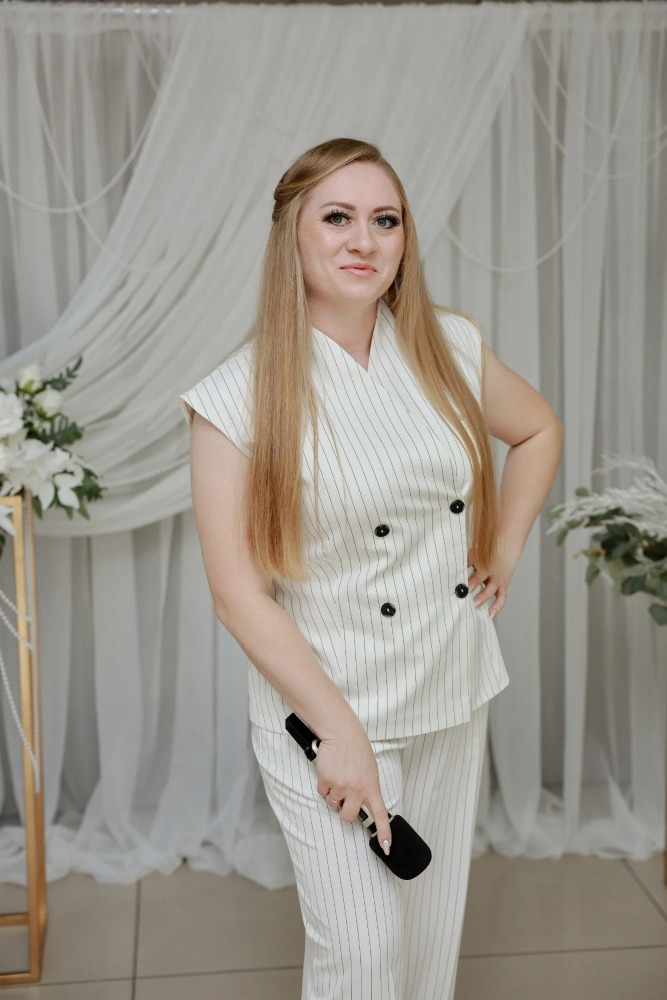
#> input picture assets-src/hero-pinstripe.webp, 1333 x 2000 px (shown at 1/2 size)
$ python -i build-images.py   (imports and definitions only)
#> lines starting #> are read from the running program, lines starting #| are printed output that depends on the picture
#> further down, picture is the input picture: PIL image 1333x2000 RGB; mean R, G, B 155.9, 150.7, 141.8
"""Генерирует изображения сайта из исходников в assets-src/.

Запуск: python3 scripts/build-images.py   (нужен Pillow с поддержкой WOFF2)
Результат кладётся в public/img и public/. Файлы уже закоммичены; перезапускать
нужно только при замене исходного фото.
"""
from pathlib import Path
from PIL import Image, ImageDraw, ImageFont

ROOT = Path(__file__).resolve().parent.parent
SRC = ROOT / 'assets-src'
IMG = ROOT / 'public' / 'img'
PUB = ROOT / 'public'
PRATA = ROOT / 'src/assets/fonts/prata-cyrillic.woff2'
ONEST = ROOT / 'src/assets/fonts/onest-cyrillic.woff2'

# Город для подписи OG-картинки: должен совпадать с SITE.cityIn в src/content/site.js.
CITY_IN = 'в Челябинске'

PAPER = (245, 245, 247)
INK = (32, 33, 38)
MUTED = (101, 105, 115)
SILVER = (167, 171, 180)
GRAPHITE = (54, 57, 64)

# Исходники: фото первого экрана и фото для OG-картинки (на OG лицо должно быть крупным).
HERO_SRC = SRC / 'hero-pinstripe.webp'  # белый костюм в полоску, 2026-11-10
# Имена выходных файлов. При замене фото — новое имя: браузеры и мессенджеры кешируют картинки по адресу,
# и под старым именем посетители ещё неделю видели бы прежнее фото. Обновить и HERO в src/content/site.js.
HERO_NAME = 'hero-pinstripe'
OG_NAME = 'og-pinstripe.jpg'
OG_SRC = SRC / 'hero-pinstripe.webp'

# [1 line not run here, left out]


def hero():
    im = Image.open(HERO_SRC).convert('RGB')  # convert снимает EXIF/ICC
    for w in (480, 800, 1120):
        w = min(w, im.width)
        h = round(im.height * w / im.width)
        r = im.resize((w, h), Image.LANCZOS)
        r.save(IMG / f'{HERO_NAME}-{w}.avif', 'AVIF', quality=42, speed=4)
        r.save(IMG / f'{HERO_NAME}-{w}.webp', 'WEBP', quality=74, method=6)
        print('hero', w, h)
    return im


def og(photo):
    W, H = 1200, 630
    canvas = Image.new('RGB', (W, H), PAPER)
    # мягкий вертикальный серебристый градиент фона
    grad = Image.linear_gradient('L').resize((W, H))
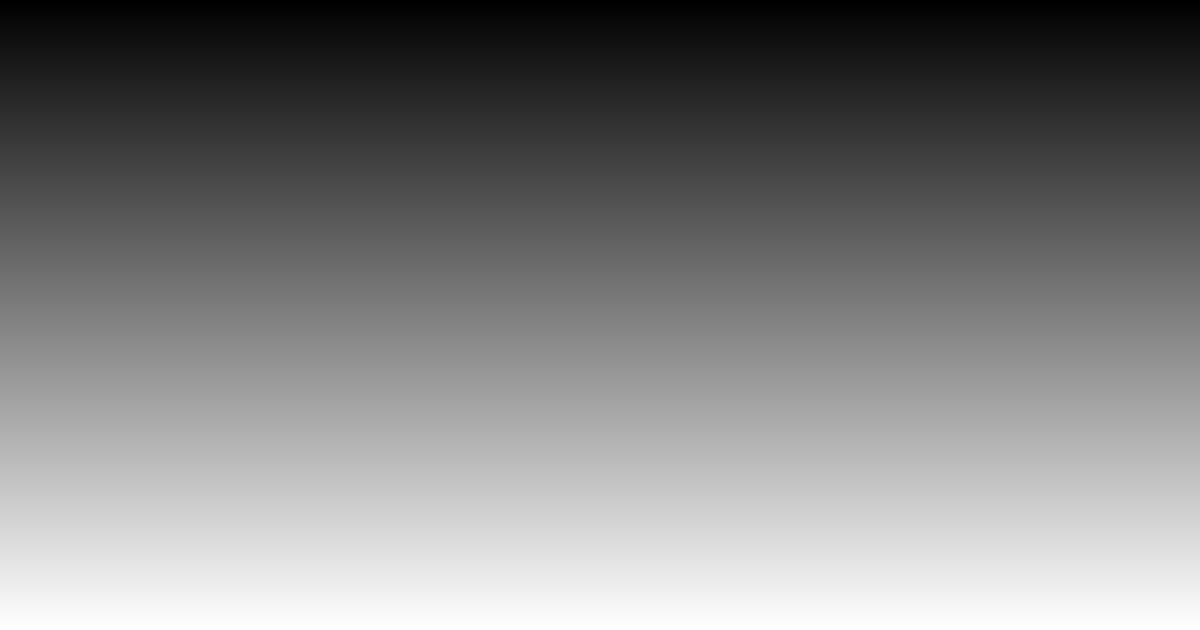
#> grad: PIL image 1200x630 L; min 0, max 255, mean 127.5
    canvas = Image.composite(Image.new('RGB', (W, H), (232, 233, 237)), canvas, grad)
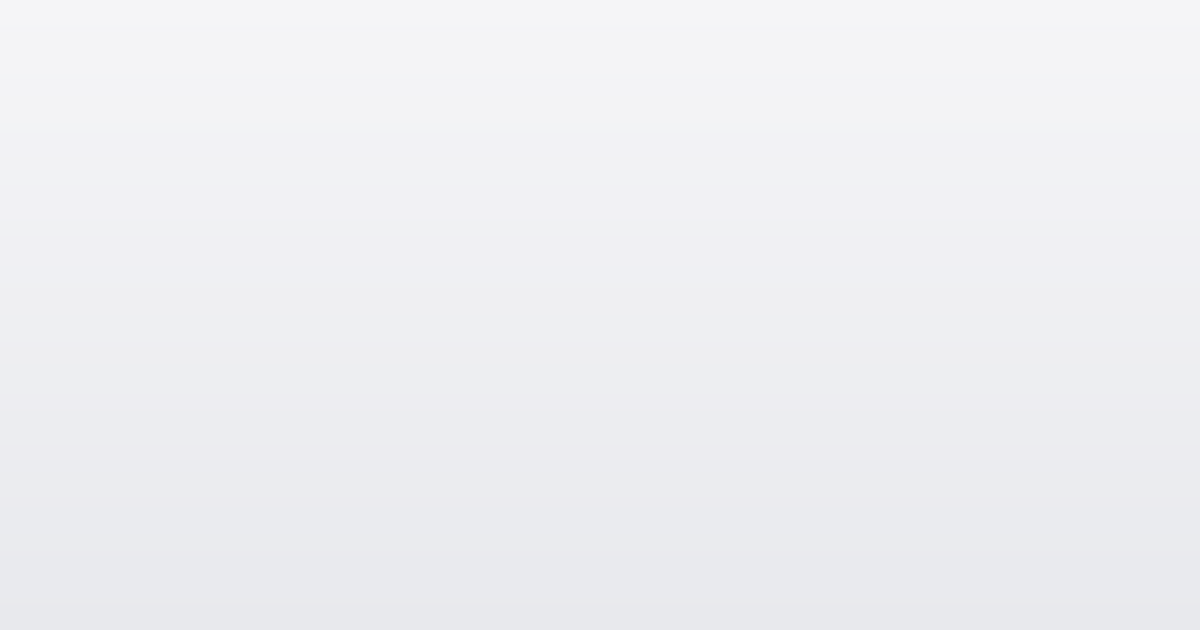
#> canvas: PIL image 1200x630 RGB; mean R, G, B 238.5, 239, 242
    pw = 470
    scale = pw / photo.width
#> scale = 0.353
    ph = round(photo.height * scale)
#> ph = 705
    p = photo.resize((pw, ph), Image.LANCZOS)
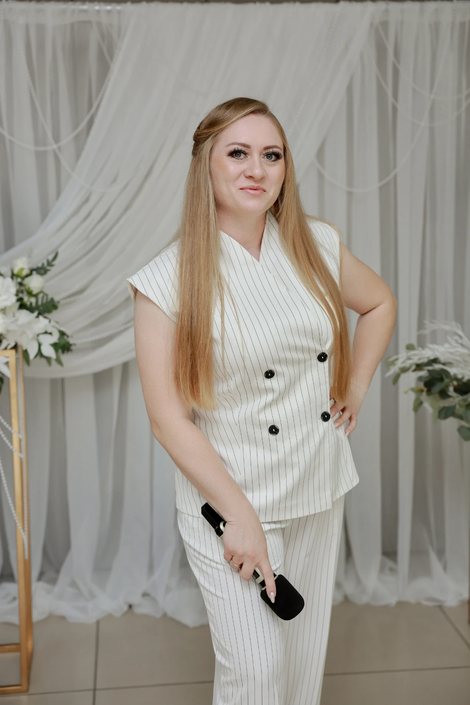
#> p: PIL image 470x705 RGB; mean R, G, B 155.9, 150.7, 141.8
    top = round(ph * 0.12)
#> top = 85
    canvas.paste(p.crop((0, top, pw, top + H)), (W - pw, 0))
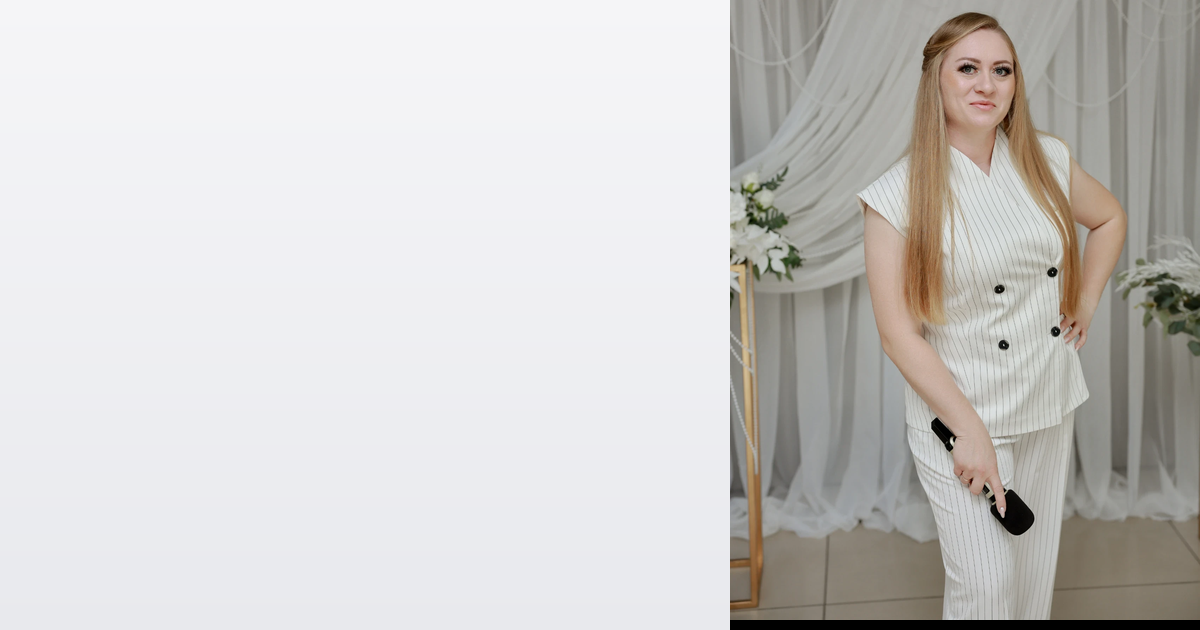
#> canvas: PIL image 1200x630 RGB; mean R, G, B 205.2, 203.4, 201.6
    d = ImageDraw.Draw(canvas)
    d.text((70, 196), 'Татьяна', font=ImageFont.truetype(str(PRATA), 96), fill=INK)
    d.text((70, 302), 'Браун', font=ImageFont.truetype(str(PRATA), 96), fill=INK)
    d.line((72, 452, 132, 452), fill=SILVER, width=2)
    d.text((152, 434), 'Ведущая мероприятий', font=ImageFont.truetype(str(ONEST), 32), fill=GRAPHITE)
    d.text((152, 474), CITY_IN, font=ImageFont.truetype(str(ONEST), 32), fill=MUTED)
    canvas.save(IMG / OG_NAME, 'JPEG', quality=86, optimize=True, progressive=True)
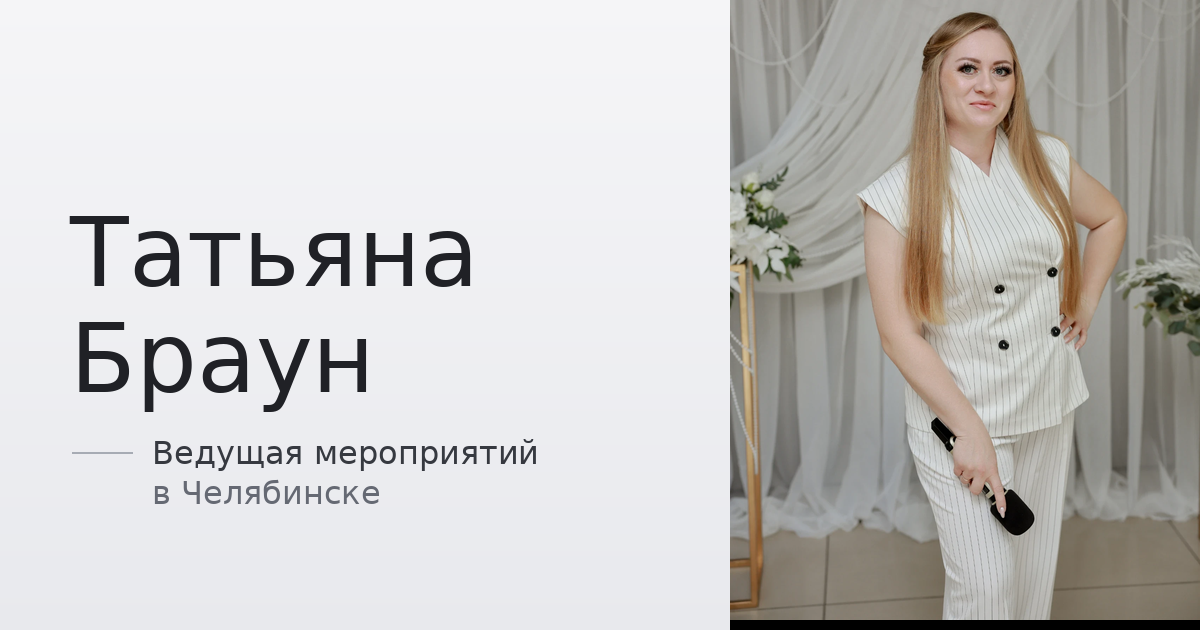
#> saved as og-pinstripe.jpg: PIL image 1200x630 RGB; mean R, G, B 200.4, 198.5, 196.8
    print('og', canvas.size)
#| og (1200, 630)


def icons():
    def mono(size):
        im = Image.new('RGB', (size, size), GRAPHITE)
        d = ImageDraw.Draw(im)
        f = ImageFont.truetype(str(PRATA), round(size * 0.62))
        box = d.textbbox((0, 0), 'Б', font=f)
        x = (size - (box[2] - box[0])) / 2 - box[0]
        y = (size - (box[3] - box[1])) / 2 - box[1]
        d.text((x, y), 'Б', font=f, fill=(222, 224, 229))
        return im
    mono(180).save(PUB / 'apple-touch-icon.png', optimize=True)
    mono(512).save(PUB / 'icon-512.png', optimize=True)
    mono(64).save(PUB / 'favicon.ico', sizes=[(16, 16), (32, 32), (48, 48), (64, 64)])
    print('icons')


# [4 lines not run here, left out]

>>> from PIL import Image
>>> picture = Image.open('../assets-src/hero-pinstripe.webp')
>>> result = og(picture)
